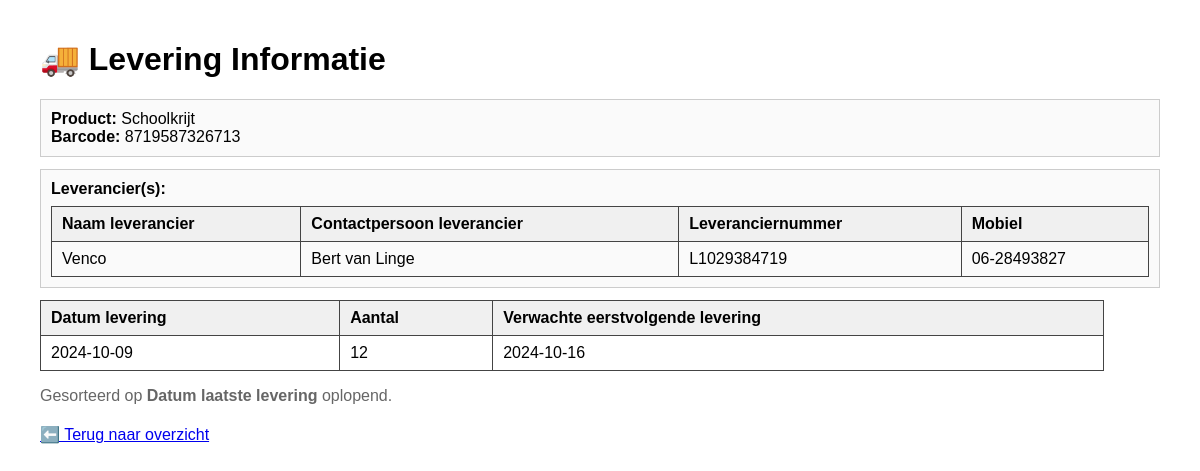
/index.php?route=leveringen/overzicht&id=2, run on the app's committed database.
### tables this page shows
CREATE TABLE ProductPerLeverancier
(
    Id                           INT UNSIGNED   NOT NULL AUTO_INCREMENT,
    LeverancierId                INT UNSIGNED   NOT NULL,
    ProductId                    INT UNSIGNED   NOT NULL,
    DatumLevering                DATE           NOT NULL,
    Aantal                       INT UNSIGNED   NOT NULL,
    DatumEerstVolgendeLevering   DATE                    DEFAULT NULL,

     
    IsActief                     BIT            NOT NULL DEFAULT 1,
    Opmerking                    VARCHAR(250)            DEFAULT NULL,
    DatumAangemaakt              DATETIME(6)    NOT NULL,
    DatumGewijzigd               DATETIME(6)    NOT NULL,

    CONSTRAINT PK_ProductPerLeverancier_Id PRIMARY KEY (Id),
    CONSTRAINT FK_PPL_LeverancierId_Leverancier_Id
        FOREIGN KEY (LeverancierId) REFERENCES Leverancier(Id)
        ON UPDATE CASCADE ON DELETE RESTRICT,
    CONSTRAINT FK_PPL_ProductId_Product_Id
        FOREIGN KEY (ProductId) REFERENCES Product(Id)
        ON UPDATE CASCADE ON DELETE RESTRICT
);

CREATE TABLE Product
(
    Id                INT UNSIGNED      NOT NULL AUTO_INCREMENT,
    Naam              VARCHAR(100)      NOT NULL,
    Barcode           VARCHAR(13)       NOT NULL,          

     
    IsActief          BIT               NOT NULL DEFAULT 1,
    Opmerking         VARCHAR(250)               DEFAULT NULL,
    DatumAangemaakt   DATETIME(6)       NOT NULL,
    DatumGewijzigd    DATETIME(6)       NOT NULL,

    CONSTRAINT PK_Product_Id PRIMARY KEY (Id),
    CONSTRAINT UQ_Product_Barcode UNIQUE (Barcode)
);

CREATE TABLE Leverancier
(
    Id                   INT UNSIGNED   NOT NULL AUTO_INCREMENT,
    Naam                 VARCHAR(100)   NOT NULL,
    ContactPersoon       VARCHAR(100)   NOT NULL,
    LeverancierNummer    VARCHAR(30)    NOT NULL,
    Mobiel               VARCHAR(20)    NOT NULL,

     
    IsActief             BIT            NOT NULL DEFAULT 1,
    Opmerking            VARCHAR(250)            DEFAULT NULL,
    DatumAangemaakt      DATETIME(6)    NOT NULL,
    DatumGewijzigd       DATETIME(6)    NOT NULL,

    CONSTRAINT PK_Leverancier_Id PRIMARY KEY (Id),
    CONSTRAINT UQ_LeverancierNummer UNIQUE (LeverancierNummer)
);

### public/index.php (called while the page is built, shortened)
<?php
require_once APP_PATH . '/Helpers/helpers.php';
require_once BASE_PATH . '/config/database.php';
require_once MODEL_PATH . '/Database.php';
function view(string $name, array $data = []): void {
    $file = VIEW_PATH . '/' . $name . '.php';
    extract($data, EXTR_SKIP);
    require $file;
}
$routes = [
    'GET' => [
        '/'                     => ['HomeController', 'index'],
        '/index.php'            => ['HomeController', 'index'],
        '/magazijn/overzicht'   => ['MagazijnController', 'index'],
        '/allergenen/overzicht' => ['AllergenenController', 'index'],
        '/leveringen/overzicht' => ['LeveringenController', 'index'],
    ],
    'POST' => [
    ],
];
$method = $_SERVER['REQUEST_METHOD'] ?? 'GET';
if (!empty($_GET['route'])) {
    $path = '/' . trim((string)$_GET['route'], '/');
}
require_once CTRL_PATH . '/LeveringenController.php';
try {
    [$class, $action] = $routes[$method][$path];
    $controller = new $class();
    $controller->$action();
} catch (Throwable $e) {
    http_response_code(500);
    echo "<h1>500 - Onverwachte fout</h1>";
    echo "<pre style='white-space:pre-wrap;'>".$e->getMessage()."\n\n".$e->getTraceAsString()."</pre>";
    exit;
}

### app/Controllers/LeveringenController.php (called while the page is built, shortened)
<?php
require_once __DIR__ . '/../Models/Leveringen.php';
require_once __DIR__ . '/../Models/Database.php';
class LeveringenController
{
    public function index()
    {
        $productId = isset($_GET['id']) ? (int)$_GET['id'] : 0;
        $pdo   = Database::getConnection();
        $model = new Leveringen();
        $rows = $model->getVoorProduct($productId);
        $stmt = $pdo->prepare("SELECT AantalAanwezig FROM Magazijn WHERE ProductId = :pid LIMIT 1");
        $stmt->execute([':pid' => $productId]);
        $voorraadRow = $stmt->fetch(PDO::FETCH_ASSOC);
        $geenVoorraad = !$voorraadRow || $voorraadRow['AantalAanwezig'] === null;
        $stmt2 = $pdo->prepare("
            SELECT MIN(DatumEerstVolgendeLevering) AS Eerstvolgende
            FROM ProductPerLeverancier
            WHERE ProductId = :pid AND DatumEerstVolgendeLevering IS NOT NULL
        ");
        $stmt2->execute([':pid' => $productId]);
        $next = $stmt2->fetch(PDO::FETCH_ASSOC);
        $eerstvolgende = $next['Eerstvolgende'] ?? null;
        $leveranciers = [];
        $productNaam = '';
        $barcode = '';
        foreach ($rows as $r) {
            $productNaam = $r['ProductNaam'] ?? $productNaam;
            $barcode     = $r['Barcode'] ?? $barcode;
            $key = $r['LeverancierNummer'] ?? ($r['LeverancierNaam'] ?? uniqid('L'));
            $leveranciers[$key] = [
                'Naam'               => $r['LeverancierNaam'] ?? '',
                'ContactPersoon'     => $r['ContactPersoon'] ?? '',
                'LeverancierNummer'  => $r['LeverancierNummer'] ?? '',
                'Mobiel'             => $r['Mobiel'] ?? '',
            ];
        }
        view('leveringen/overzicht', [
            'rows'          => $rows,
            'productNaam'   => $productNaam,
            'barcode'       => $barcode,
            'leveranciers'  => array_values($leveranciers),
            'geenVoorraad'  => $geenVoorraad,
            'eerstvolgende' => $eerstvolgende,
        ]);
    }
}

### app/Models/Leveringen.php (called while the page is built, shortened)
<?php
require_once __DIR__ . '/Database.php';
class Leveringen
{
    private PDO $db;
    public function __construct() { $this->db = Database::getConnection(); }
    public function getVoorProduct(int $productId): array
    {
        $stmt = $this->db->prepare("CALL usp_LeveringenVoorProduct(:pid)");
        $stmt->execute([':pid' => $productId]);
        $rows = $stmt->fetchAll(PDO::FETCH_ASSOC);
        return $rows;
    }
}

### app/Models/Database.php (called while the page is built)
<?php
class Database
{
    private static ?PDO $conn = null;
    public static function getConnection(): PDO
    {
        if (self::$conn === null) {
            $config = require __DIR__ . '/../../config/database.php';
            $dsn = sprintf(
                '%s:host=%s;port=%s;dbname=%s;charset=%s',
                $config['driver'], $config['host'], $config['port'],
                $config['database'], $config['charset']
            );
            self::$conn = new PDO($dsn, $config['username'], $config['password'], $config['options']);
        }
        return self::$conn;
    }
}

### app/Helpers/helpers.php (called while the page is built)
<?php
if (!function_exists('url')) {
    function url(string $route = ''): string {
        $scriptDir = rtrim(str_replace('\\','/', dirname($_SERVER['SCRIPT_NAME'] ?? '')), '/');
        $prefix = $scriptDir ?: '';
        $route = ltrim($route, '/');
        return "{$prefix}/index.php" . ($route !== '' ? "?route={$route}" : '');
    }
}

### app/Views/leveringen/overzicht.php (the view, shortened to what this page needs)
<!doctype html>
<html lang="nl">
<head>
</head>
<body>
<h1>🚚 Levering Informatie</h1>
<div class="box">
  <div><strong>Product:</strong> <?= htmlspecialchars($productNaam ?: '-') ?></div>
  <div><strong>Barcode:</strong> <?= htmlspecialchars($barcode ?: '-') ?></div>
</div>
<div class="box">
  <strong>Leverancier(s):</strong>
  <?php if (!empty($leveranciers)): ?>
    <table style="margin-top:8px;width:100%">
      <thead>
        <tr>
          <th>Naam leverancier</th>
          <th>Contactpersoon leverancier</th>
          <th>Leveranciernummer</th>
          <th>Mobiel</th>
        </tr>
      </thead>
      <tbody>
        <?php foreach ($leveranciers as $l): ?>
          <tr>
            <td><?= htmlspecialchars($l['Naam']) ?></td>
            <td><?= htmlspecialchars($l['ContactPersoon']) ?></td>
            <td><?= htmlspecialchars($l['LeverancierNummer']) ?></td>
            <td><?= htmlspecialchars($l['Mobiel']) ?></td>
          </tr>
        <?php endforeach; ?>
      </tbody>
    </table>
  <?php else: ?>
    <div class="muted">Geen leveranciers bekend voor dit product.</div>
  <?php endif; ?>
</div>
<table>
  <thead>
    <tr>
      <th>Datum levering</th>
      <th>Aantal</th>
      <th>Verwachte eerstvolgende levering</th>
    </tr>
  </thead>
  <tbody>
    <?php if (!empty($rows)): ?>
      <?php foreach ($rows as $r): ?>
        <tr>
          <td><?= htmlspecialchars($r['DatumLevering']) ?></td>
          <td><?= htmlspecialchars($r['Aantal']) ?></td>
          <td><?= htmlspecialchars($r['DatumEerstVolgendeLevering'] ?? '-') ?></td>
        </tr>
      <?php endforeach; ?>
    <?php else: ?>
      <tr><td colspan="3">Geen leveringen gevonden.</td></tr>
    <?php endif; ?>
  </tbody>
</table>
<p class="muted">Gesorteerd op <strong>Datum laatste levering</strong> oplopend.</p>
<p style="margin-top:20px;">
  <a href="<?= url('magazijn/overzicht') ?>">⬅️ Terug naar overzicht</a>
</p>
</body>
</html>

### app/Views/leveringen/overzicht.php (style rules this page uses)
body { font-family:Arial;margin:40px }
table { border-collapse:collapse;width:95% }
th,td { border:1px solid #444;padding:8px 10px;text-align:left }
th { background:#f0f0f0 }
.box { border:1px solid #ccc;padding:10px;margin-bottom:12px;background:#fafafa }
.muted { color:#666 }

### data on the page
productperleverancier: ProductId.Naam "Schoolkrijt", ProductId.Barcode "8719587326713", LeverancierId.Naam "Venco", LeverancierId.ContactPersoon "Bert van Linge", LeverancierId.LeverancierNummer "L1029384719", LeverancierId.Mobiel "06-28493827", DatumLevering "2024-10-09", Aantal "12", DatumEerstVolgendeLevering "2024-10-16"
